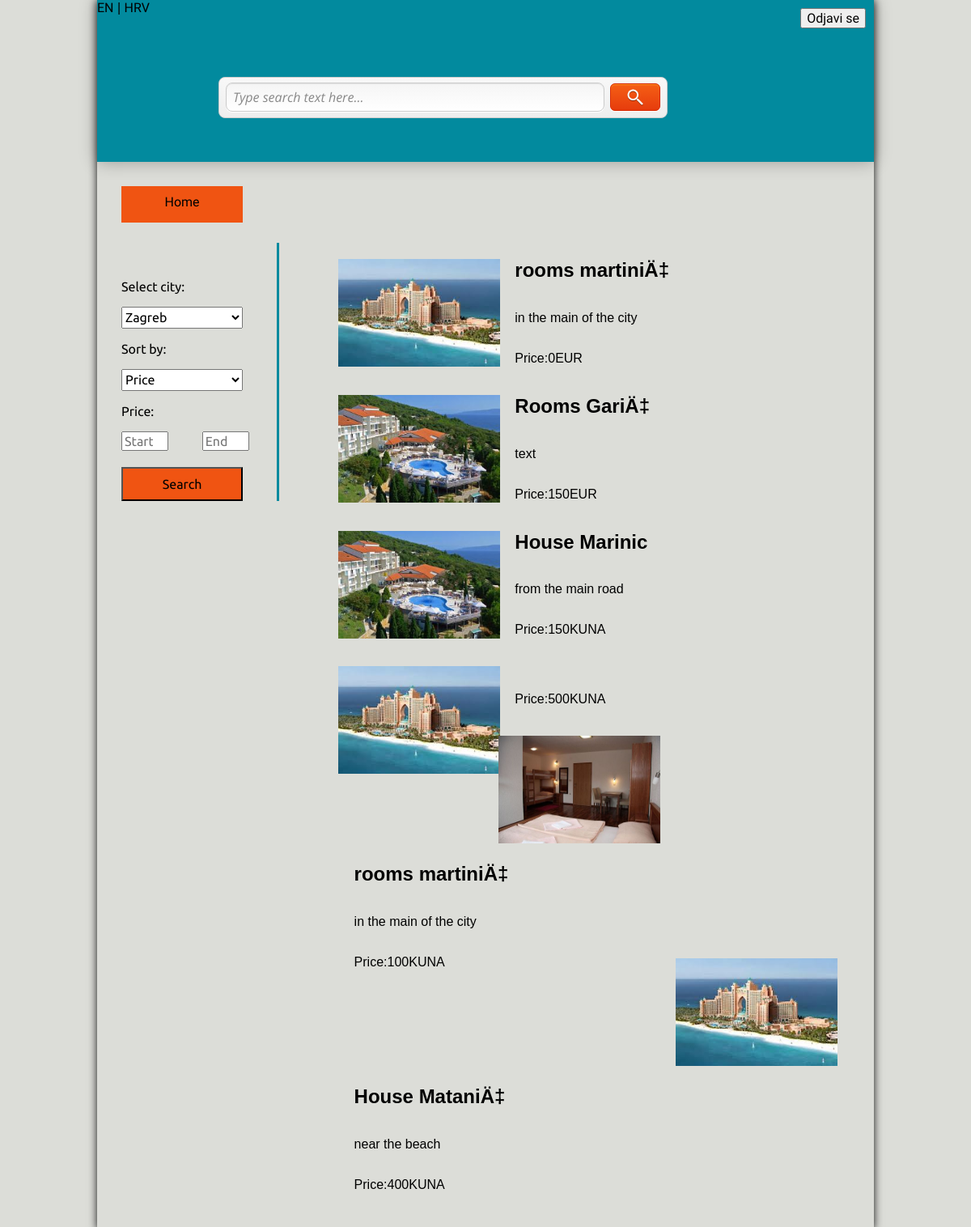
The page /pocetnaEN.php on the database its author committed.
### tables this page shows
CREATE TABLE `oglas` (
  `idKorisnik` int(11) NOT NULL AUTO_INCREMENT,
  `naslov` varchar(1000) DEFAULT NULL,
  `kratkiOpis` mediumtext,
  `dugiOpis` text,
  `cijena` int(11) NOT NULL,
  `cValutaId` int(11) NOT NULL,
  `mjestoId` int(11) NOT NULL,
  `brojOsoba` int(11) DEFAULT NULL,
  `vrstaSmjestajaId` int(11) NOT NULL,
  `naslovEN` varchar(1000) DEFAULT NULL,
  `kratkiOpisEN` mediumtext,
  `dugiOpisEN` text,
  PRIMARY KEY (`idKorisnik`,`cValutaId`,`mjestoId`,`vrstaSmjestajaId`),
  KEY `mjestoId` (`mjestoId`),
  KEY `cValutaId` (`cValutaId`),
  KEY `vrstaSmjestajaId` (`vrstaSmjestajaId`),
  CONSTRAINT `oglas_ibfk_2` FOREIGN KEY (`mjestoId`) REFERENCES `mjesta` (`idMjesto`),
  CONSTRAINT `oglas_ibfk_3` FOREIGN KEY (`cValutaId`) REFERENCES `valuta` (`idValuta`),
  CONSTRAINT `oglas_ibfk_4` FOREIGN KEY (`vrstaSmjestajaId`) REFERENCES `smjestaj` (`idSmjestaj`)
);

CREATE TABLE `valuta` (
  `idValuta` int(11) NOT NULL AUTO_INCREMENT,
  `imeValute` varchar(100) DEFAULT NULL,
  `tecaj` decimal(10,0) DEFAULT NULL,
  PRIMARY KEY (`idValuta`)
);

### pocetnaEN.php (the view, shortened to what this page needs)
<?php
function getUrl($page){
	return "?page=$page";
}
?>
<!doctype html>
<html lang="en">
<head>
	<link rel="stylesheet" href="css/stil.css">
	<link rel="stylesheet" href="css/normalize.css">
	<link rel="stylesheet" href="css/grid.css">
</head>
<body>
<section class="objedini row">
	<header class="header">
		<button style="position:relative; float:right; margin: 10px 10px;"><a href="<?php echo getUrl("odjava"); ?>">Odjavi se</a></button>
		<a href="indexEN.html"> EN</a> | <a href="index.html"> HRV</a>
	<section class="pozicija row">
			<div class="search-form row">
			<form class="form-container " action="pocetnaEN.php" method="GET">
				<input placeholder="Pretrazi" name="grad" type="text" class="search-field" value="Type search text here..." />
				<div class="submit-container">
					<input type="submit" value="" class="submit" />
				</div>
			</form>
		</div>
	</section>
	</header>
	<div class="odvojak"></div>
	<section class="container row">
	<form action="pocetnaEN.php" method="POST">
		<div class="lijevo2 ">
		<a href="indexEN.html"><div class="povratak">Home</div></a>
		<p>Select city:</p>
<?php
$sql = "SELECT nazivMjesto FROM mjesta";
$result = mysql_query($sql);
echo "<select name='nazivMjesto' style='width:150px; height:27px;''>";
while ($row = mysql_fetch_array($result)) {
    echo "<option value='" . $row['nazivMjesto'] . "'>" . $row['nazivMjesto'] . "</option>";
}
echo "</select>";
?>
		<p>Sort by:</p>
			<select name="cijena" id="" style="width:150px; height:27px;">
				<option value="0">Price</option>
			</select>
		<p>Price:</p>
		<input placeholder="Start" name="od" type="number" style="width:50px;" >
		<input placeholder="End" name="do" type="number" style="width:50px; margin-left:38px;" >
		<input type="submit" value="Search" style="padding:10px; width:150px; margin-top:20px; background:rgb(240,84,18);">
		</div>
	</form>
	<div class="desno2 ">
		<?php
			$con=mysqli_connect("localhost","root","root","smjestaj");
			if (empty($grad)) {
			$query = "SELECT * FROM oglas INNER JOIN slike ON oglas.idKorisnik=slike.idKorisnika INNER JOIN mjesta ON oglas.mjestoId = mjesta.idMjesto INNER JOIN valuta ON oglas.cValutaId = valuta.idValuta";
			$result = mysqli_query($con,$query);
			}
			while($row = mysqli_fetch_array($result)) {
			$slika1=$row['slika1'];
			echo "<form action='odabirEN.php' method='POST'>";
			echo "<div class='cijeliDiv'>";
			  echo "<div class='slikica' style='width:30%; padding-top:20px; position:relative; float:left;'><input type='image' name='your_image_name' src='$slika1' style='width:200px; height:133px;' /></div>";
			  echo "<div class='tekstic' style='width:60%; margin-left:20px; position:relative; float:left;'><h2>".$row['naslovEN']."</h2></div>";
			  echo "<div class='tekstic' style='width:60%; margin-left:20px; position:relative; float:left;'><p>".$row['kratkiOpisEN']."</p></div>";
			  echo "<div class='tekstic' style='width:60%; margin-left:20px; position:relative; float:left;'><p>".'Price:'.$row['cijena'].$row['imeValute']."</p></div>";
			echo "</div>";
			echo "</form>";
			  echo "<br>";
			  echo "<br>";
			  echo "<br>";
			  echo "<br>";
			}
		?>
	</div>
	</section>
	<footer class="footer"></footer>
	</section>
</body>
</html>

### css/stil.css (style rules this page uses)
.header { background: #028A9E; width: 100%; height: 200px; -webkit-box-shadow: 0 0 20px rgba(0,0,0,0.3); -moz-box-shadow: 0 0 20px rgba(0,0,0,0.3); box-shadow: 0 0 20px rgba(0,0,0,0.3); }
.objedini { box-shadow: 0 0 10px #111; }
.footer { height: 30px; }
body { background: #DCDDD8; }
.pozicija { padding-top: 75px; padding-left: 150px; }
.search-form { position: relative; float: left; padding-top: 300px; width: 430px; height: 50px; margin-top: 100px; padding: 1px 0 0 0; }
.form-container { width: 553px; height: 49px; padding: 0; overflow: hidden; text-align: left; background: #f8f8f8; border: 1px solid #ccc; -moz-border-radius: 8px; -webkit-border-radius: 8px; border-radius: 8px; background-image: -webkit-gradient(linear, left top, left bottom, from(#f8f8f8), to(#eeeeee)); background-image: -webkit-linear-gradient(top, #f8f8f8, #eeeeee); background-image: -moz-linear-gradient(top, #f8f8f8, #eeeeee); background-image: -ms-linear-gradient(top, #f8f8f8, #eeeeee); background-image: -o-linear-gradient(top, #f8f8f8, #eeeeee); background-image: linear-gradient(top, #f8f8f8, #eeeeee); }
.search-field { float: left; width: 450px; height: 34px; margin: 6px 0 0 8px; padding: 0 8px; font-family: 'Open Sans', Arial, sans-serif; font-size: 16px; color: #888; font-style: italic; font-weight: 400; background: #fff; border: 1px solid #ccc; -moz-border-radius: 8px; -webkit-border-radius: 8px; border-radius: 8px; background-image: -webkit-gradient(linear, left top, left bottom, from(#f5f5f5), to(#ffffff)); background-image: -webkit-linear-gradient(top, #f5f5f5, #ffffff); background-image: -moz-linear-gradient(top, #f5f5f5, #ffffff); background-image: -ms-linear-gradient(top, #f5f5f5, #ffffff); background-image: -o-linear-gradient(top, #f5f5f5, #ffffff); background-image: linear-gradient(top, #f5f5f5, #ffffff); -moz-box-shadow: 0 1px 1px #e2e2e2 inset, 0 1px 0 #fff; -webkit-box-shadow: 0 1px 1px #e2e2e2 inset, 0 1px 0 #fff; box-shadow: 0 1px 1px #e2e2e2 inset, 0 1px 0 #fff; }
.submit-container { float: left; width: 60px; height: 32px; margin: 7px 0 0 7px; padding: 0; cursor: pointer; background: #e63c0d; border: 1px solid #d62700; -moz-border-radius: 6px; -webkit-border-radius: 6px; border-radius: 6px; background-image: -webkit-gradient(linear, left top, left bottom, from(#f55f15), to(#e63c0d)); background-image: -webkit-linear-gradient(top, #f55f15, #e63c0d); background-image: -moz-linear-gradient(top, #f55f15, #e63c0d); background-image: -ms-linear-gradient(top, #f55f15, #e63c0d); background-image: -o-linear-gradient(top, #f55f15, #e63c0d); background-image: linear-gradient(top, #f55f15, #e63c0d); -moz-box-shadow: 0 1px 1px #fa8e1f inset, 0 1px 0 #fff; -webkit-box-shadow: 0 1px 1px #fa8e1f inset, 0 1px 0 #fff; box-shadow: 0 1px 1px #fa8e1f inset, 0 1px 0 #fff; }
.submit { float: left; width: 60px; height: 32px; padding: 0; cursor: pointer; border: 0px solid #000; background: url(images/magnifier.png) 20px 6px no-repeat; -moz-border-radius: 6px; -webkit-border-radius: 6px; border-radius: 6px; }
.container { height: auto; width: 100%; }
.lijevo2 { margin: 0; position: relative; float: left; height: 100%; width: 20%; border-right: 3px solid #028A9E; font-family: 'Ubuntu', sans-serif; margin-left: 30px; }
.desno2 { position: relative; float: right; height: 100%; width: 69%; }
a { text-decoration: none; color: black; font-family: 'Exo 2', sans-serif; }
.odvojak { height: 100px; }
.povratak { height: 35px; width: 150px; background: rgb(240,84,18); text-align: center; padding-top: 10px; margin-top: -70px; margin-bottom: 70px; }

### css/grid.css (style rules this page uses)
.row:before, .row:after, .column:before, .column:after, .cf:before, .cf:after { content: " "; display: table; }
.row:after, .column:after, .cf:after { clear: both; }
.row, .column, .cf { *zoom: 1; }
.row { max-width: 960px; margin: 0 auto; }

### rows shown on the page
oglas: naslovEN "rooms martiniÄ‡", kratkiOpisEN "in the main of the city", cijena "0", cValutaId.imeValute "EUR"
oglas: naslovEN "Rooms GariÄ‡", kratkiOpisEN "text", cijena "150", cValutaId.imeValute "EUR"
oglas: naslovEN "House Marinic", kratkiOpisEN "from the main road", cijena "150", cValutaId.imeValute "KUNA"
oglas: cijena "500", cValutaId.imeValute "KUNA"
oglas: naslovEN "rooms martiniÄ‡", kratkiOpisEN "in the main of the city", cijena "100", cValutaId.imeValute "KUNA"
oglas: naslovEN "House MataniÄ‡", kratkiOpisEN "near the beach", cijena "400", cValutaId.imeValute "KUNA"

### other values the page prints
form field nazivMjesto "Zagreb"
